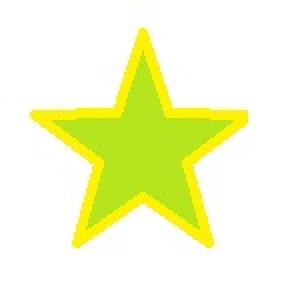
#> input picture Op/0619/img/star.jpg, 144 x 141 px (shown 2 times larger)
$ python a1.py
#> lines starting #> are read from the running program, lines starting #| are printed output that depends on the picture; after the words box and inside, x2 and y2 are one past the last pixel; in counts of white or black regions, pixels touching at a corner belong together
import cv2
import numpy as np

img1 = cv2.imread('img/star.jpg')
#> img1 is the input picture: shape (141, 144, 3); mean B, G, R 197.8, 249.7, 243.9
img2 = cv2.imread('back.jpg')
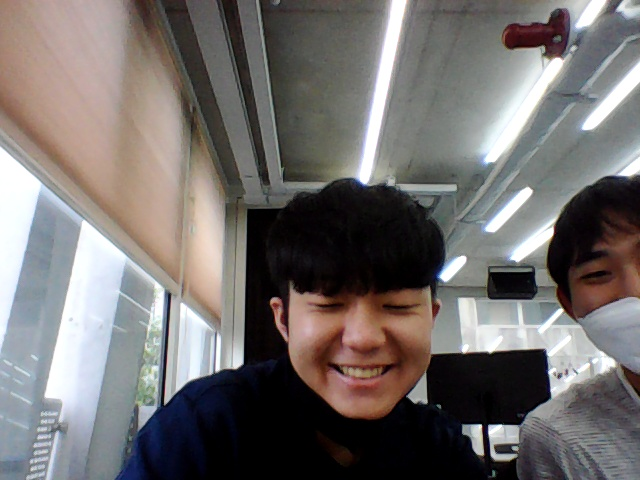
#> input picture Op/0619/back.jpg, 640 x 480 px
#> img2 is the input picture: shape (480, 640, 3); mean B, G, R 109.2, 110.6, 115

w, h, c = img1.shape
#> w = 141; h = 144; c = 3

roi = img2[100:100+w, 100:100+h]

img1_g = cv2.cvtColor(img1, cv2.COLOR_RGB2GRAY)
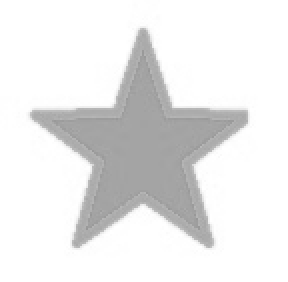
#> img1_g: shape (141, 144) (shown 2 times larger); min 151, max 255, mean 233.5
ret, mask = cv2.threshold(img1_g, 235, 255, cv2.THRESH_BINARY)
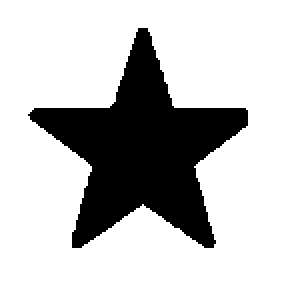
#> mask: shape (141, 144) (shown 2 times larger); 74.8% white; 1 black region, box (x1, y1, x2, y2) and area: (14, 14, 124, 124) 5107
mask_inv = cv2.bitwise_not(mask)

img_s = cv2.bitwise_and(img1, img1, mask=mask_inv)
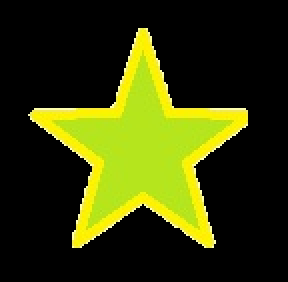
#> img_s: shape (141, 144, 3) (shown 2 times larger); mean B, G, R 7.9, 59, 53.1
img_b = cv2.bitwise_and(roi, roi, mask=mask)
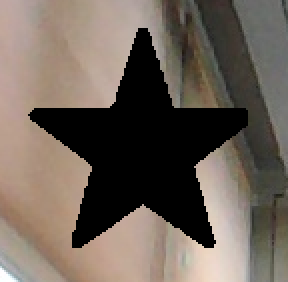
#> img_b: shape (141, 144, 3) (shown 2 times larger); mean B, G, R 89, 98.7, 109.8

dst = cv2.add(img_s, img_b)
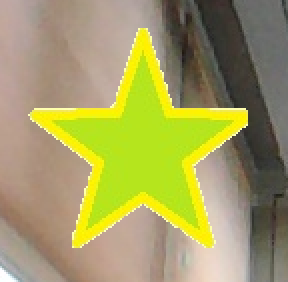
#> dst: shape (141, 144, 3) (shown 2 times larger); mean B, G, R 96.9, 157.7, 163
img2[100:100+w, 100:100+h] = dst
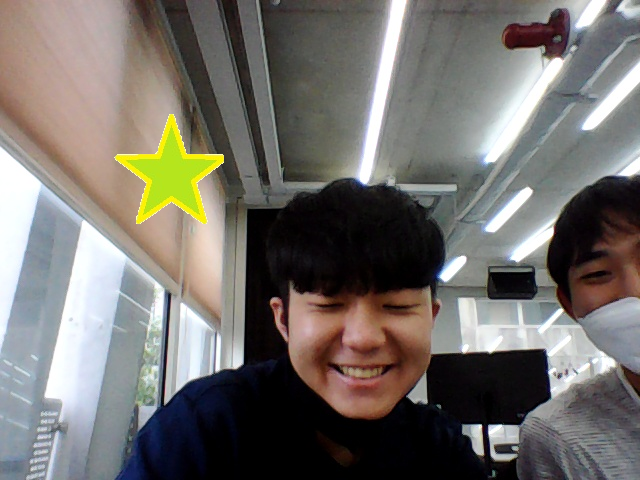
#> img2: shape (480, 640, 3); 1.66% of pixels changed, all inside (x1, y1, x2, y2) = (114, 114, 224, 224)

cv2.imshow('img', mask_inv)
cv2.imshow('img', img2)
cv2.waitKey(0)
cv2.destroyAllWindows()
